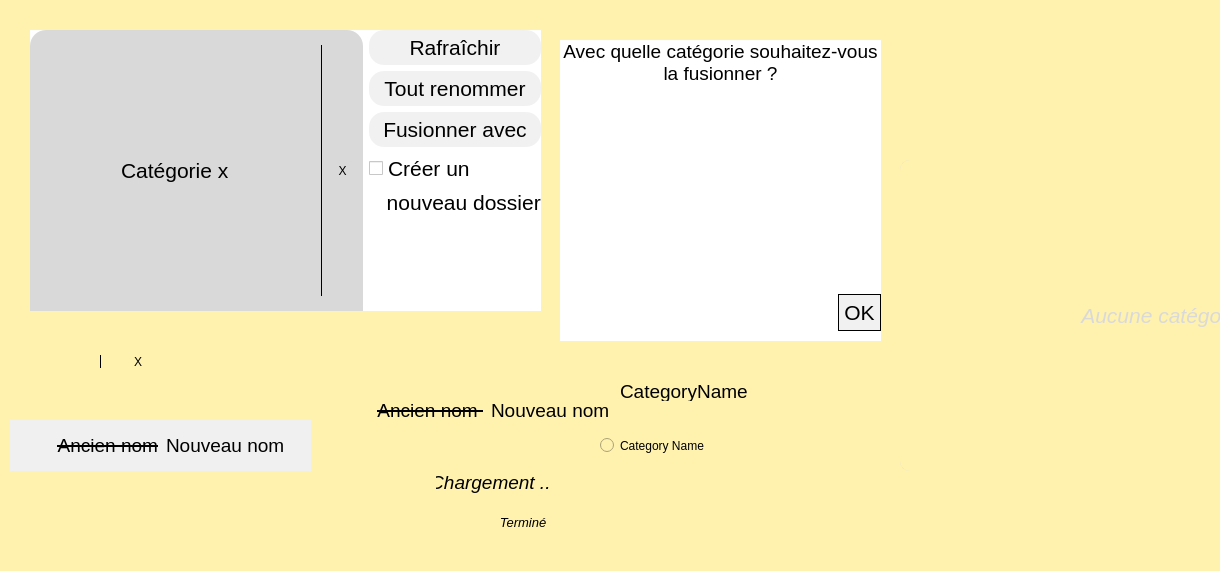
<?xml version="1.0" encoding="UTF-8"?>
<ui version="4.0">
 <class>home</class>
 <widget class="QWidget" name="home">
  <property name="geometry">
   <rect>
    <x>0</x>
    <y>0</y>
    <width>1220</width>
    <height>571</height>
   </rect>
  </property>
  <property name="windowTitle">
   <string>Template</string>
  </property>
  <property name="windowIcon">
   <iconset>
    <normaloff>:/newPrefix/template_icon.png</normaloff>:/newPrefix/template_icon.png</iconset>
  </property>
  <layout class="QVBoxLayout" name="verticalLayout" stretch="0">
   <property name="spacing">
    <number>0</number>
   </property>
   <property name="leftMargin">
    <number>0</number>
   </property>
   <property name="topMargin">
    <number>0</number>
   </property>
   <property name="rightMargin">
    <number>0</number>
   </property>
   <property name="bottomMargin">
    <number>0</number>
   </property>
   <item>
    <widget class="QWidget" name="Awidget" native="true">
     <property name="styleSheet">
      <string notr="true">background-color: rgb(255, 0, 0);
background-color: rgb(255, 242, 175);</string>
     </property>
     <widget class="QWidget" name="categoryGroup" native="true">
      <property name="geometry">
       <rect>
        <x>30</x>
        <y>30</y>
        <width>511</width>
        <height>281</height>
       </rect>
      </property>
      <property name="sizePolicy">
       <sizepolicy hsizetype="Preferred" vsizetype="Preferred">
        <horstretch>0</horstretch>
        <verstretch>0</verstretch>
       </sizepolicy>
      </property>
      <property name="minimumSize">
       <size>
        <width>0</width>
        <height>0</height>
       </size>
      </property>
      <property name="styleSheet">
       <string notr="true">background-color: rgb(255, 255, 255);</string>
      </property>
      <layout class="QHBoxLayout" name="horizontalLayout_5" stretch="1,0">
       <item>
        <widget class="QWidget" name="categoryEntity" native="true">
         <property name="styleSheet">
          <string notr="true"/>
         </property>
         <layout class="QVBoxLayout" name="categoryLayout" stretch="0">
          <property name="spacing">
           <number>0</number>
          </property>
          <property name="sizeConstraint">
           <enum>QLayout::SetNoConstraint</enum>
          </property>
          <property name="leftMargin">
           <number>0</number>
          </property>
          <property name="topMargin">
           <number>0</number>
          </property>
          <property name="rightMargin">
           <number>0</number>
          </property>
          <property name="bottomMargin">
           <number>0</number>
          </property>
          <item>
           <widget class="QWidget" name="categoryContainer" native="true">
            <property name="styleSheet">
             <string notr="true">background-color: rgb(217, 217, 217);
border: none;
border-top-right-radius: 16%;
border-top-left-radius: 16%;</string>
            </property>
            <layout class="QHBoxLayout" name="horizontalLayout_6" stretch="7,1">
             <property name="spacing">
              <number>0</number>
             </property>
             <property name="sizeConstraint">
              <enum>QLayout::SetMinAndMaxSize</enum>
             </property>
             <property name="leftMargin">
              <number>0</number>
             </property>
             <property name="topMargin">
              <number>0</number>
             </property>
             <property name="rightMargin">
              <number>0</number>
             </property>
             <property name="bottomMargin">
              <number>0</number>
             </property>
             <item>
              <widget class="QLineEdit" name="category">
               <property name="sizePolicy">
                <sizepolicy hsizetype="Minimum" vsizetype="Minimum">
                 <horstretch>12</horstretch>
                 <verstretch>32</verstretch>
                </sizepolicy>
               </property>
               <property name="minimumSize">
                <size>
                 <width>0</width>
                 <height>70</height>
                </size>
               </property>
               <property name="font">
                <font>
                 <pointsize>16</pointsize>
                </font>
               </property>
               <property name="styleSheet">
                <string notr="true">border: none;
border-top-left-radius: 16%;
background: transparent;</string>
               </property>
               <property name="text">
                <string>Catégorie x</string>
               </property>
               <property name="alignment">
                <set>Qt::AlignCenter</set>
               </property>
              </widget>
             </item>
             <item>
              <widget class="QPushButton" name="close">
               <property name="sizePolicy">
                <sizepolicy hsizetype="Minimum" vsizetype="Minimum">
                 <horstretch>0</horstretch>
                 <verstretch>0</verstretch>
                </sizepolicy>
               </property>
               <property name="minimumSize">
                <size>
                 <width>0</width>
                 <height>70</height>
                </size>
               </property>
               <property name="styleSheet">
                <string notr="true">border: none;
border-top-left-radius: 0%;
border-left: 1px solid rgb(0,0,0);
margin: 15% 0px;
background : transparent;</string>
               </property>
               <property name="text">
                <string>X</string>
               </property>
              </widget>
             </item>
            </layout>
           </widget>
          </item>
         </layout>
        </widget>
       </item>
       <item>
        <layout class="QVBoxLayout" name="categoryMenu" stretch="0,0,0,0,0">
         <item>
          <widget class="QPushButton" name="refresh">
           <property name="sizePolicy">
            <sizepolicy hsizetype="Minimum" vsizetype="Minimum">
             <horstretch>0</horstretch>
             <verstretch>0</verstretch>
            </sizepolicy>
           </property>
           <property name="font">
            <font>
             <pointsize>16</pointsize>
            </font>
           </property>
           <property name="styleSheet">
            <string notr="true">background-color: rgb(241, 241, 241);
border: none;
border-radius: 15%;padding: 5%;</string>
           </property>
           <property name="text">
            <string>Rafraîchir</string>
           </property>
          </widget>
         </item>
         <item>
          <widget class="QPushButton" name="renameAll">
           <property name="sizePolicy">
            <sizepolicy hsizetype="Minimum" vsizetype="Minimum">
             <horstretch>0</horstretch>
             <verstretch>0</verstretch>
            </sizepolicy>
           </property>
           <property name="font">
            <font>
             <pointsize>16</pointsize>
            </font>
           </property>
           <property name="styleSheet">
            <string notr="true">background-color: rgb(241, 241, 241);
border: none;
border-radius: 15%;padding: 5%;</string>
           </property>
           <property name="text">
            <string>Tout renommer</string>
           </property>
          </widget>
         </item>
         <item>
          <widget class="QPushButton" name="fuseWith">
           <property name="sizePolicy">
            <sizepolicy hsizetype="Minimum" vsizetype="Minimum">
             <horstretch>0</horstretch>
             <verstretch>0</verstretch>
            </sizepolicy>
           </property>
           <property name="font">
            <font>
             <pointsize>16</pointsize>
            </font>
           </property>
           <property name="styleSheet">
            <string notr="true">background-color: rgb(241, 241, 241);
border: none;
border-radius: 15%;padding: 5%;</string>
           </property>
           <property name="text">
            <string>Fusionner avec</string>
           </property>
          </widget>
         </item>
         <item>
          <layout class="QVBoxLayout" name="verticalLayout_4">
           <item>
            <widget class="QCheckBox" name="createNewFolder">
             <property name="font">
              <font>
               <pointsize>16</pointsize>
              </font>
             </property>
             <property name="text">
              <string>Créer un</string>
             </property>
            </widget>
           </item>
           <item>
            <widget class="QPushButton" name="createNewFolderFollow">
             <property name="font">
              <font>
               <pointsize>16</pointsize>
              </font>
             </property>
             <property name="styleSheet">
              <string notr="true">border: none;</string>
             </property>
             <property name="text">
              <string>   nouveau dossier</string>
             </property>
            </widget>
           </item>
          </layout>
         </item>
         <item>
          <spacer name="verticalSpacer">
           <property name="orientation">
            <enum>Qt::Vertical</enum>
           </property>
           <property name="sizeHint" stdset="0">
            <size>
             <width>20</width>
             <height>40</height>
            </size>
           </property>
          </spacer>
         </item>
        </layout>
       </item>
      </layout>
     </widget>
     <widget class="QWidget" name="oddContainer" native="true">
      <property name="geometry">
       <rect>
        <x>310</x>
        <y>380</y>
        <width>351</width>
        <height>61</height>
       </rect>
      </property>
      <property name="minimumSize">
       <size>
        <width>0</width>
        <height>50</height>
       </size>
      </property>
      <property name="styleSheet">
       <string notr="true">border: none;</string>
      </property>
      <layout class="QHBoxLayout" name="horizontalLayout_4" stretch="1,1">
       <item>
        <widget class="QLabel" name="oddOldName">
         <property name="sizePolicy">
          <sizepolicy hsizetype="Ignored" vsizetype="Preferred">
           <horstretch>0</horstretch>
           <verstretch>0</verstretch>
          </sizepolicy>
         </property>
         <property name="font">
          <font>
           <pointsize>14</pointsize>
           <strikeout>true</strikeout>
          </font>
         </property>
         <property name="styleSheet">
          <string notr="true">text-decoration: line-through;</string>
         </property>
         <property name="text">
          <string>&lt;html&gt;&lt;head/&gt;&lt;body&gt;&lt;p&gt;Ancien nom &lt;/p&gt;&lt;/body&gt;&lt;/html&gt;</string>
         </property>
         <property name="alignment">
          <set>Qt::AlignRight|Qt::AlignTrailing|Qt::AlignVCenter</set>
         </property>
         <property name="wordWrap">
          <bool>true</bool>
         </property>
        </widget>
       </item>
       <item>
        <widget class="QLineEdit" name="oddNewName">
         <property name="font">
          <font>
           <pointsize>14</pointsize>
          </font>
         </property>
         <property name="styleSheet">
          <string notr="true">border: none;
background: transparent;</string>
         </property>
         <property name="text">
          <string>Nouveau nom</string>
         </property>
        </widget>
       </item>
      </layout>
     </widget>
     <widget class="QWidget" name="evenContainer" native="true">
      <property name="geometry">
       <rect>
        <x>10</x>
        <y>420</y>
        <width>301</width>
        <height>51</height>
       </rect>
      </property>
      <property name="minimumSize">
       <size>
        <width>0</width>
        <height>50</height>
       </size>
      </property>
      <property name="styleSheet">
       <string notr="true">background-color: rgb(240, 240, 240);</string>
      </property>
      <layout class="QHBoxLayout" name="horizontalLayout_2" stretch="1,1">
       <item>
        <widget class="QLabel" name="evenOldName">
         <property name="sizePolicy">
          <sizepolicy hsizetype="Ignored" vsizetype="Preferred">
           <horstretch>0</horstretch>
           <verstretch>0</verstretch>
          </sizepolicy>
         </property>
         <property name="font">
          <font>
           <pointsize>14</pointsize>
           <strikeout>true</strikeout>
          </font>
         </property>
         <property name="styleSheet">
          <string notr="true">text-decoration: line-through;</string>
         </property>
         <property name="text">
          <string>&lt;html&gt;&lt;head/&gt;&lt;body&gt;&lt;p&gt;Ancien nom&lt;/p&gt;&lt;/body&gt;&lt;/html&gt;</string>
         </property>
         <property name="alignment">
          <set>Qt::AlignRight|Qt::AlignTrailing|Qt::AlignVCenter</set>
         </property>
         <property name="wordWrap">
          <bool>true</bool>
         </property>
        </widget>
       </item>
       <item>
        <widget class="QLineEdit" name="evenNewName">
         <property name="font">
          <font>
           <pointsize>14</pointsize>
          </font>
         </property>
         <property name="styleSheet">
          <string notr="true">border: none;
background: transparent;</string>
         </property>
         <property name="text">
          <string>Nouveau nom</string>
         </property>
        </widget>
       </item>
      </layout>
     </widget>
     <widget class="QWidget" name="loadSpinner" native="true">
      <property name="geometry">
       <rect>
        <x>400</x>
        <y>470</y>
        <width>150</width>
        <height>25</height>
       </rect>
      </property>
      <property name="minimumSize">
       <size>
        <width>0</width>
        <height>0</height>
       </size>
      </property>
      <property name="maximumSize">
       <size>
        <width>150</width>
        <height>25</height>
       </size>
      </property>
      <layout class="QHBoxLayout" name="horizontalLayout" stretch="1,3">
       <property name="leftMargin">
        <number>10</number>
       </property>
       <property name="topMargin">
        <number>0</number>
       </property>
       <property name="rightMargin">
        <number>0</number>
       </property>
       <property name="bottomMargin">
        <number>0</number>
       </property>
       <item>
        <widget class="QLabel" name="loader">
         <property name="maximumSize">
          <size>
           <width>20</width>
           <height>16777215</height>
          </size>
         </property>
         <property name="styleSheet">
          <string notr="true"/>
         </property>
         <property name="text">
          <string/>
         </property>
        </widget>
       </item>
       <item>
        <widget class="QLabel" name="operating">
         <property name="sizePolicy">
          <sizepolicy hsizetype="Ignored" vsizetype="Preferred">
           <horstretch>0</horstretch>
           <verstretch>0</verstretch>
          </sizepolicy>
         </property>
         <property name="font">
          <font>
           <pointsize>14</pointsize>
           <italic>true</italic>
           <underline>false</underline>
           <strikeout>false</strikeout>
          </font>
         </property>
         <property name="styleSheet">
          <string notr="true">text-decoration: none;font-style: italic;</string>
         </property>
         <property name="text">
          <string>Chargement ...</string>
         </property>
         <property name="alignment">
          <set>Qt::AlignCenter</set>
         </property>
         <property name="wordWrap">
          <bool>false</bool>
         </property>
        </widget>
       </item>
      </layout>
     </widget>
     <widget class="QWidget" name="completedMessage" native="true">
      <property name="geometry">
       <rect>
        <x>430</x>
        <y>510</y>
        <width>150</width>
        <height>25</height>
       </rect>
      </property>
      <property name="minimumSize">
       <size>
        <width>0</width>
        <height>0</height>
       </size>
      </property>
      <property name="maximumSize">
       <size>
        <width>400</width>
        <height>25</height>
       </size>
      </property>
      <layout class="QHBoxLayout" name="horizontalLayout_3" stretch="1,3">
       <property name="leftMargin">
        <number>10</number>
       </property>
       <property name="topMargin">
        <number>0</number>
       </property>
       <property name="rightMargin">
        <number>0</number>
       </property>
       <property name="bottomMargin">
        <number>0</number>
       </property>
       <item>
        <widget class="QLabel" name="okIcon">
         <property name="maximumSize">
          <size>
           <width>20</width>
           <height>20</height>
          </size>
         </property>
         <property name="styleSheet">
          <string notr="true">border-image: url(:/icon/images/ok.png);</string>
         </property>
         <property name="text">
          <string/>
         </property>
        </widget>
       </item>
       <item>
        <widget class="QLabel" name="completedLabel">
         <property name="sizePolicy">
          <sizepolicy hsizetype="Ignored" vsizetype="Preferred">
           <horstretch>0</horstretch>
           <verstretch>0</verstretch>
          </sizepolicy>
         </property>
         <property name="font">
          <font>
           <pointsize>10</pointsize>
           <italic>true</italic>
           <underline>false</underline>
           <strikeout>false</strikeout>
          </font>
         </property>
         <property name="styleSheet">
          <string notr="true">text-decoration: none;font-style: italic;</string>
         </property>
         <property name="text">
          <string>Terminé</string>
         </property>
         <property name="alignment">
          <set>Qt::AlignCenter</set>
         </property>
         <property name="wordWrap">
          <bool>false</bool>
         </property>
        </widget>
       </item>
      </layout>
     </widget>
     <widget class="QPushButton" name="pushButton">
      <property name="geometry">
       <rect>
        <x>100</x>
        <y>350</y>
        <width>75</width>
        <height>23</height>
       </rect>
      </property>
      <property name="styleSheet">
       <string notr="true">border: none;
border-left: 1px solid rgb(0,0,0);
margin: 5px 0px;</string>
      </property>
      <property name="text">
       <string>X</string>
      </property>
     </widget>
     <widget class="QWidget" name="fuser" native="true">
      <property name="geometry">
       <rect>
        <x>560</x>
        <y>40</y>
        <width>321</width>
        <height>301</height>
       </rect>
      </property>
      <property name="minimumSize">
       <size>
        <width>321</width>
        <height>301</height>
       </size>
      </property>
      <property name="maximumSize">
       <size>
        <width>321</width>
        <height>301</height>
       </size>
      </property>
      <property name="styleSheet">
       <string notr="true">background-color: rgb(255, 255, 255);</string>
      </property>
      <layout class="QVBoxLayout" name="verticalLayout_2">
       <item>
        <widget class="QLabel" name="fuserQuestion">
         <property name="sizePolicy">
          <sizepolicy hsizetype="Ignored" vsizetype="Preferred">
           <horstretch>0</horstretch>
           <verstretch>0</verstretch>
          </sizepolicy>
         </property>
         <property name="font">
          <font>
           <pointsize>14</pointsize>
           <underline>false</underline>
           <strikeout>false</strikeout>
          </font>
         </property>
         <property name="styleSheet">
          <string notr="true">text-decoration: none;</string>
         </property>
         <property name="text">
          <string>&lt;html&gt;&lt;head/&gt;&lt;body&gt;&lt;p&gt;Avec quelle catégorie souhaitez-vous la fusionner ?&lt;/p&gt;&lt;/body&gt;&lt;/html&gt;</string>
         </property>
         <property name="alignment">
          <set>Qt::AlignCenter</set>
         </property>
         <property name="wordWrap">
          <bool>true</bool>
         </property>
        </widget>
       </item>
       <item>
        <widget class="QScrollArea" name="scrollArea">
         <property name="styleSheet">
          <string notr="true">border: none;</string>
         </property>
         <property name="horizontalScrollBarPolicy">
          <enum>Qt::ScrollBarAlwaysOff</enum>
         </property>
         <property name="widgetResizable">
          <bool>true</bool>
         </property>
         <widget class="QWidget" name="scrollAreaWidgetContents">
          <property name="geometry">
           <rect>
            <x>0</x>
            <y>0</y>
            <width>303</width>
            <height>166</height>
           </rect>
          </property>
          <layout class="QVBoxLayout" name="scrollLayout"/>
         </widget>
        </widget>
       </item>
       <item>
        <layout class="QHBoxLayout" name="okLayout">
         <item>
          <spacer name="horizontalSpacer">
           <property name="orientation">
            <enum>Qt::Horizontal</enum>
           </property>
           <property name="sizeHint" stdset="0">
            <size>
             <width>40</width>
             <height>20</height>
            </size>
           </property>
          </spacer>
         </item>
         <item>
          <widget class="QPushButton" name="ok">
           <property name="sizePolicy">
            <sizepolicy hsizetype="Minimum" vsizetype="Minimum">
             <horstretch>0</horstretch>
             <verstretch>0</verstretch>
            </sizepolicy>
           </property>
           <property name="font">
            <font>
             <pointsize>16</pointsize>
            </font>
           </property>
           <property name="styleSheet">
            <string notr="true">background-color: rgb(241, 241, 241);
border: 1px solid black;
border-radius: 0%;padding: 5%;margin: 10% 0%;</string>
           </property>
           <property name="text">
            <string>OK</string>
           </property>
          </widget>
         </item>
        </layout>
       </item>
      </layout>
     </widget>
     <widget class="QRadioButton" name="categoryRadio">
      <property name="geometry">
       <rect>
        <x>600</x>
        <y>430</y>
        <width>171</width>
        <height>31</height>
       </rect>
      </property>
      <property name="sizePolicy">
       <sizepolicy hsizetype="Minimum" vsizetype="Minimum">
        <horstretch>0</horstretch>
        <verstretch>0</verstretch>
       </sizepolicy>
      </property>
      <property name="minimumSize">
       <size>
        <width>0</width>
        <height>30</height>
       </size>
      </property>
      <property name="maximumSize">
       <size>
        <width>20000</width>
        <height>40</height>
       </size>
      </property>
      <property name="styleSheet">
       <string notr="true"/>
      </property>
      <property name="text">
       <string>Category Name</string>
      </property>
     </widget>
     <widget class="QLabel" name="fuserQuestion_2">
      <property name="geometry">
       <rect>
        <x>620</x>
        <y>380</y>
        <width>231</width>
        <height>21</height>
       </rect>
      </property>
      <property name="sizePolicy">
       <sizepolicy hsizetype="Ignored" vsizetype="Preferred">
        <horstretch>0</horstretch>
        <verstretch>0</verstretch>
       </sizepolicy>
      </property>
      <property name="font">
       <font>
        <pointsize>14</pointsize>
        <underline>false</underline>
        <strikeout>false</strikeout>
       </font>
      </property>
      <property name="styleSheet">
       <string notr="true">text-decoration: none;</string>
      </property>
      <property name="text">
       <string>&lt;html&gt;&lt;head/&gt;&lt;body&gt;&lt;p&gt;CategoryName&lt;/p&gt;&lt;/body&gt;&lt;/html&gt;</string>
      </property>
      <property name="alignment">
       <set>Qt::AlignLeading|Qt::AlignLeft|Qt::AlignVCenter</set>
      </property>
      <property name="wordWrap">
       <bool>true</bool>
      </property>
     </widget>
     <widget class="QWidget" name="emptySearch" native="true">
      <property name="geometry">
       <rect>
        <x>900</x>
        <y>160</y>
        <width>625</width>
        <height>311</height>
       </rect>
      </property>
      <property name="styleSheet">
       <string notr="true">border: 2px dashed; border-radius: 10%;
border-color: rgb(217, 217, 217);</string>
      </property>
      <layout class="QVBoxLayout" name="verticalLayout_5">
       <item>
        <widget class="QLabel" name="noFileFound">
         <property name="font">
          <font>
           <family>MS Shell Dlg 2</family>
           <pointsize>16</pointsize>
           <italic>true</italic>
          </font>
         </property>
         <property name="styleSheet">
          <string notr="true">border: none;
color: rgb(217, 217, 217);font-style: italic;</string>
         </property>
         <property name="text">
          <string>Aucune catégorie trouvée ...</string>
         </property>
         <property name="alignment">
          <set>Qt::AlignCenter</set>
         </property>
         <property name="wordWrap">
          <bool>true</bool>
         </property>
        </widget>
       </item>
      </layout>
     </widget>
    </widget>
   </item>
  </layout>
 </widget>
 <resources>
  <include location="icon.qrc"/>
  <include location="loader.qrc"/>
 </resources>
 <connections>
  <connection>
   <sender>createNewFolderFollow</sender>
   <signal>clicked()</signal>
   <receiver>createNewFolder</receiver>
   <slot>animateClick()</slot>
   <hints>
    <hint type="sourcelabel">
     <x>529</x>
     <y>223</y>
    </hint>
    <hint type="destinationlabel">
     <x>529</x>
     <y>192</y>
    </hint>
   </hints>
  </connection>
  <connection>
   <sender>category</sender>
   <signal>editingFinished()</signal>
   <receiver>refresh</receiver>
   <slot>animateClick()</slot>
   <hints>
    <hint type="sourcelabel">
     <x>310</x>
     <y>65</y>
    </hint>
    <hint type="destinationlabel">
     <x>426</x>
     <y>62</y>
    </hint>
   </hints>
  </connection>
 </connections>
</ui>
